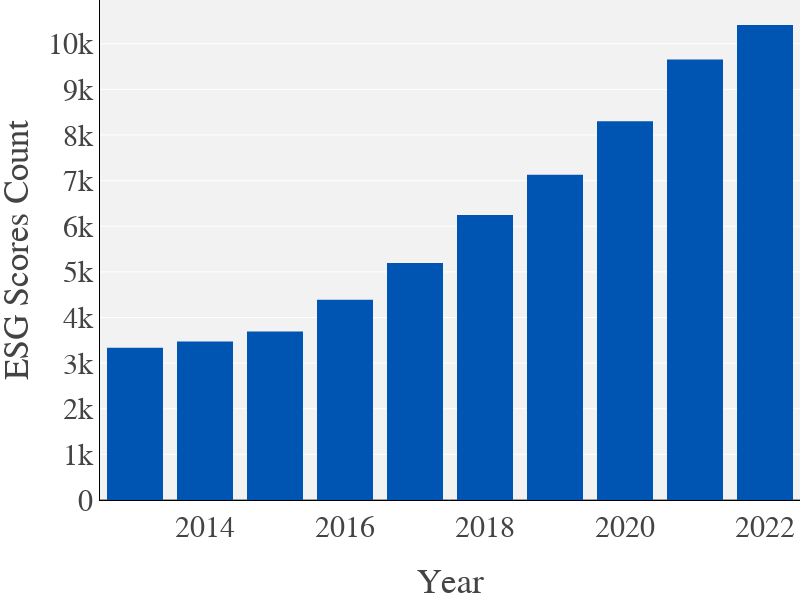

Notebook cell for this chart:
### Code cell
# Create figure of ESG by Year before removing companies
esg_year = pd.DataFrame(df_merged.groupby(by=['year'])['ESG Score'].count())
esg_year = pd.DataFrame(df_merged.groupby(by=['year'])['ESG Score'].count())
esg_year.columns = ['Count']
esg_year = esg_year.reset_index()

# Plot
# Plot Environmental Controversy by ESG Score (Lagged)
fig_environmental = px.bar(esg_year, y='Count', x='year',
                           width=800, 
                           height=600)
#title='Environmental Controversy Count by ESG Scores', 

fig_environmental.update_yaxes(title = 'ESG Scores Count', dtick = 1000)
fig_environmental.update_xaxes(title = 'Year', dtick = 2)

fig_environmental.show()

fig_environmental.write_image("/Users/mlvos/Desktop/Moritz/Education/Erasmus University/Master/Master Thesis_code/images/descriptives/esg_year.png")

### Figure 1 — Plotly figure (JSON) as saved in the notebook; plotly's stock layout.template omitted (floating-point values rounded to 4 significant figures)
{"data": [{"alignmentgroup": "True", "hovertemplate": "year=%{x}<br>Count=%{y}<extra></extra>", "legendgroup": "", "marker": {"color": "#0055B3", "pattern": {"shape": ""}}, "name": "", "offsetgroup": "", "orientation": "v", "showlegend": false, "textposition": "auto", "type": "bar", "x": [2013, 2014, 2015, 2016, 2017, 2018, 2019, 2020, 2021, 2022], "xaxis": "x", "y": [3339, 3475, 3692, 4390, 5197, 6248, 7132, 8300, 9655, 10412], "yaxis": "y"}], "layout": {"barmode": "relative", "height": 600, "legend": {"tracegroupgap": 0}, "width": 800, "xaxis": {"anchor": "y", "domain": [0, 1], "dtick": 2, "title": {"text": "Year"}}, "yaxis": {"anchor": "x", "domain": [0, 1], "dtick": 1000, "title": {"text": "ESG Scores Count"}}}}
